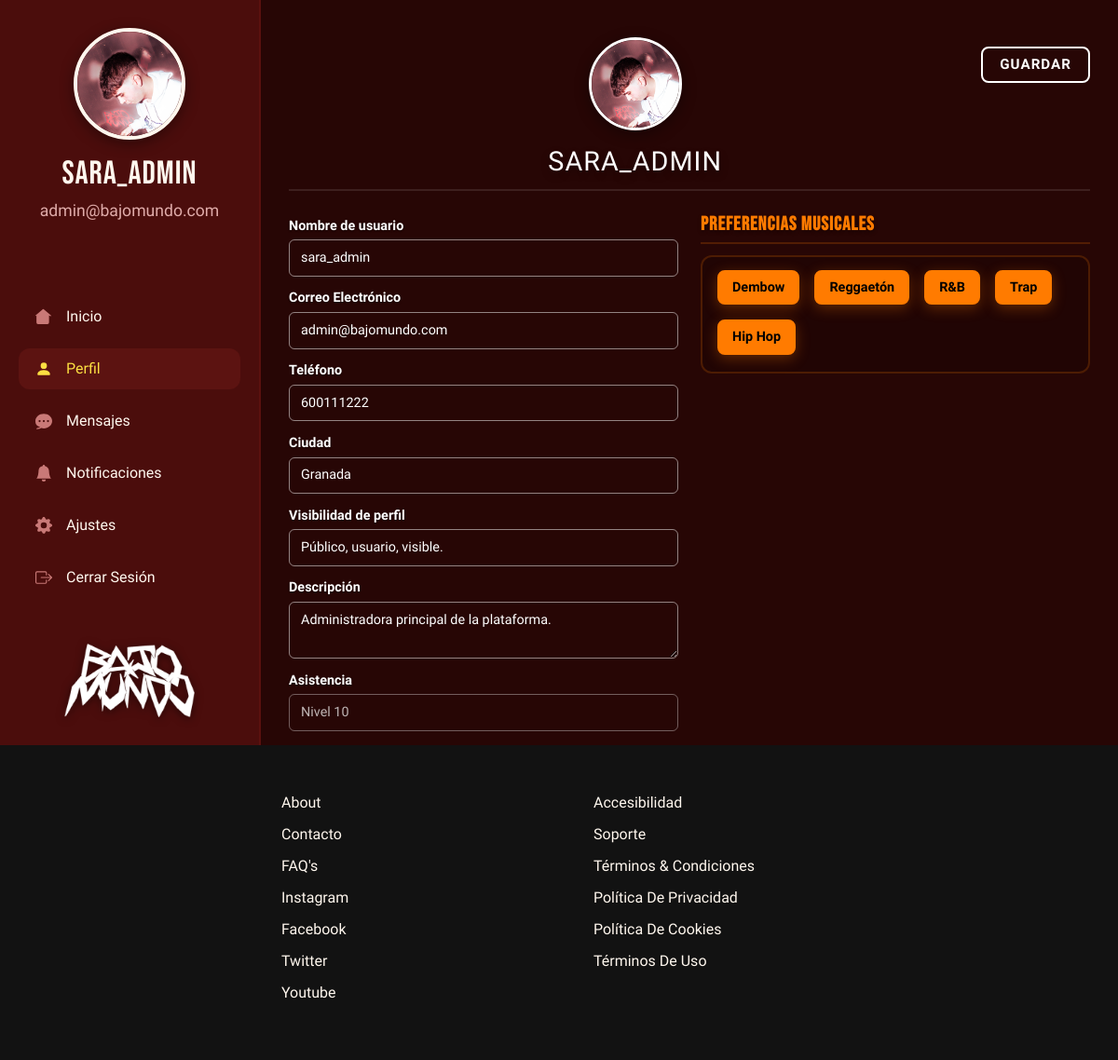
The page /dashboard_perfil.php (signed in) on the database its author committed.
### tables this page shows
CREATE TABLE `usuarios` (
  `id` int NOT NULL,
  `usuario` varchar(50) NOT NULL,
  `email` varchar(100) NOT NULL,
  `clave` varchar(255) NOT NULL,
  `rol` enum('usuario','artista','promotor','admin') NOT NULL DEFAULT 'usuario',
  `avatar` varchar(255) DEFAULT 'img/perfil-pred.png',
  `biografia` text,
  `telefono` varchar(20) DEFAULT NULL,
  `creado_en` timestamp NULL DEFAULT CURRENT_TIMESTAMP,
  `ciudad` varchar(100) DEFAULT NULL,
  `visibilidad` varchar(100) DEFAULT 'Público, usuario, visible.',
  `preferencias_musicales` varchar(255) DEFAULT NULL
);

### dashboard_perfil.php (the view, shortened to what this page needs)
<?php
require_once 'db.php';
try {
    $sentencia = $pdo->prepare("SELECT * FROM usuarios WHERE email = :email");
    $sentencia->execute(['email' => $_SESSION['email']]);
    $usuario = $sentencia->fetch(PDO::FETCH_ASSOC);
} catch (PDOException $e) {
    $usuario = null;
}
$active_page='perfil';
include 'dashboard_header.php';
?>
        <main id="dashboard" class="dashboard-content container-fluid py-3">
                <form action="dashboard_perfil.php" method="POST" enctype="multipart/form-data" class="perfil-form-wrapper">
                    <div class="perfil-header-container d-flex justify-content-between align-items-center mb-4">
                        <div class="perfil-header-info d-flex flex-column align-items-center mx-auto text-center">
                            <div class="perfil-avatar-preview-wrapper position-relative" title="Haz clic para cambiar tu foto de perfil">
                                <img id="avatar-img-preview" src="<?php echo $usuario['avatar']; ?>" alt="Avatar" class="perfil-header-avatar">
                            </div>
                            <h1 class="perfil-full-name mt-3"><?php echo $usuario['usuario']; ?></h1>
                        </div>
                        <button type="submit" class="btn-perfil-editar text-uppercase">Guardar</button>
                    </div>
                    <div class="row g-4 perfil-fields-row">
                        <div class="col-lg-6">
                            <div class="mb-3">
                                <label for="usuario" class="perfil-field-label">Nombre de usuario</label>
                                <input type="text" class="form-control perfil-input-field" id="usuario" name="usuario" value="<?php echo $usuario['usuario']; ?>" required>
                            </div>
                            <div class="mb-3">
                                <label for="email" class="perfil-field-label">Correo Electrónico</label>
                                <input type="email" class="form-control perfil-input-field" id="email" name="email" value="<?php echo $usuario['email']; ?>" required>
                            </div>
                            <div class="mb-3">
                                <label for="telefono" class="perfil-field-label">Teléfono</label>
                                <input type="text" class="form-control perfil-input-field" id="telefono" name="telefono" value="<?php echo $usuario['telefono']; ?>">
                            </div>
                            <div class="mb-3">
                                <label for="ciudad" class="perfil-field-label">Ciudad</label>
                                <input type="text" class="form-control perfil-input-field" id="ciudad" name="ciudad" value="<?php echo $usuario['ciudad']; ?>">
                            </div>
                            <div class="mb-3">
                                <label for="visibilidad" class="perfil-field-label">Visibilidad de perfil</label>
                                <input type="text" class="form-control perfil-input-field" id="visibilidad" name="visibilidad" value="<?php echo $usuario['visibilidad']; ?>">
                            </div>
                            <div class="mb-3">
                                <label for="biografia" class="perfil-field-label">Descripción</label>
                                <textarea class="form-control perfil-input-field" id="biografia" name="biografia" rows="2"><?php echo $usuario['biografia']; ?></textarea>
                            </div>
                            <div class="mb-3">
                                <label class="perfil-field-label">Asistencia</label>
                                <input type="text" class="form-control perfil-input-field perfil-input-readonly" value="Nivel 10" readonly>
                            </div>
                        </div>
                        <div class="col-lg-6">
                            <h3 class="perfil-right-title mb-2">Preferencias musicales</h3>
                            <div class="perfil-preferencias-box p-3">
                                <div class="preferencias-tags-wrapper d-flex flex-wrap gap-3">
                                    <?php
                                    $opciones_musicales = ['Dembow', 'Reggaetón', 'R&B', 'Trap', 'Hip Hop'];
                                    foreach ($opciones_musicales as $opcion) {
                                    ?>
                                        <div class="pref-tag-item">
                                            <label class="btn btn-outline-pref-tag" for="pref_<?php echo $opcion; ?>"><?php echo $opcion; ?></label>
                                        </div>
                                    <?php
                                    }
                                    ?>
                                </div>
                            </div>
                        </div>
                    </div>
                </form>
            </main>
        </div>
<?php
include 'dashboard_footer.php';
?>

### dashboard_header.php (shortened to what this page needs)
<!DOCTYPE html>
<html lang="es">
<head>
    <link href="https://cdn.jsdelivr.net/npm/bootstrap@5.3.8/dist/css/bootstrap.min.css" rel="stylesheet"
>
    <link rel="stylesheet" href="css/style.css">
</head>
<body class="dashboard-body">
    <div class="dashboard-container">
        <div class="dashboard-main-section">
            <aside class="dashboard-sidebar">
                <div class="sidebar-header text-center">
                    <div class="sidebar-avatar-wrapper mx-auto">
                        <img src="<?php echo $usuario['avatar']; ?>" alt="Avatar" class="sidebar-avatar">
                    </div>
                    <h2 class="sidebar-username mt-3"><?php echo $usuario['usuario']; ?></h2>
                    <p class="sidebar-email"><?php echo $usuario['email']; ?></p>
                </div>
                <nav class="sidebar-nav mt-4">
                    <ul>
                        <li>
                            <a href="dashboard.php" class="<?php echo (isset($active_page) && $active_page === 'inicio') ? 'active-link' : ''; ?>">
                                Inicio
                            </a>
                        </li>
                        <li>
                            <a href="dashboard_perfil.php" class="<?php echo (isset($active_page) && $active_page === 'perfil') ? 'active-link' : ''; ?>">
                                <svg xmlns="http://www.w3.org/2000/svg" width="18" height="18" fill="currentColor" class="bi bi-person-fill" viewBox="0 0 16 16">
                                    <path d="M3 14s-1 0-1-1 1-4 6-4 6 3 6 4-1 1-1 1zm5-6a3 3 0 1 0 0-6 3 3 0 0 0 0 6"/>
                                </svg>
                                Perfil
                            </a>
                        </li>
                        <li>
                            <a href="#" class="<?php echo (isset($active_page) && $active_page === 'mensajes') ? 'active-link' : ''; ?>">
                                Mensajes
                            </a>
                        </li>
                        <li>
                            <a href="#" class="<?php echo (isset($active_page) && $active_page === 'notificaciones') ? 'active-link' : ''; ?>">
                                <svg xmlns="http://www.w3.org/2000/svg" width="18" height="18" fill="currentColor" class="bi bi-bell-fill" viewBox="0 0 16 16">
                                    <path d="M8 16a2 2 0 0 0 2-2H6a2 2 0 0 0 2 2m.995-14.901a1 1 0 1 0-1.99 0A5 5 0 0 0 3 6c0 1.098-.5 6-2 7h14c-1.5-1-2-5.902-2-7 0-2.42-1.72-4.44-4.005-4.901"/>
                                </svg>
                                Notificaciones
                            </a>
                        </li>
                        <li>
                            <a href="#" class="<?php echo (isset($active_page) && $active_page === 'ajustes') ? 'active-link' : ''; ?>">
                                Ajustes
                            </a>
                        </li>
                        <li>
                            <a href="logout.php">
                                Cerrar Sesión
                            </a>
                        </li>
                    </ul>
                </nav>
                <div class="sidebar-footer text-center">
                    <a href="index.php">
                        <img src="./img/logo.png" alt="Bajo Mundo" class="sidebar-logo img-fluid">
                    </a>
                </div>
            </aside>

### dashboard_footer.php (shortened to what this page needs)
        <footer id="footer-login">
            <div class="container position-relative">
                <div class="row footer-links text-center text-md-start">
                    <div class="col-6 col-md-3">
                        <a href="about.php">About</a>
                        <a href="#">Contacto</a>
                        <a href="#">FAQ's</a>
                        <a href="#">Instagram</a>
                        <a href="#">Facebook</a>
                        <a href="#">Twitter</a>
                        <a href="#">Youtube</a>
                    </div>
                    <div class="col-6 col-md-3">
                        <a href="#">Accesibilidad</a>
                        <a href="#">Soporte</a>
                        <a href="#">Términos & Condiciones</a>
                        <a href="#">Política De Privacidad</a>
                        <a href="#">Política De Cookies</a>
                        <a href="#">Términos De Uso</a>
                    </div>
                </div>
            </div>
        </footer>
    </div>
</body>
</html>

### rows shown on the page
usuarios: avatar (picture), usuario "SARA_ADMIN", email "admin@bajomundo.com", usuario "sara_admin", telefono "600111222", ciudad "Granada", visibilidad "Público, usuario, visible.", biografia "Administradora principal de la plataforma."

### other values the page prints
$opcion "Dembow"
$opcion "Reggaetón"
$opcion "R&B"
$opcion "Trap"
$opcion "Hip Hop"
